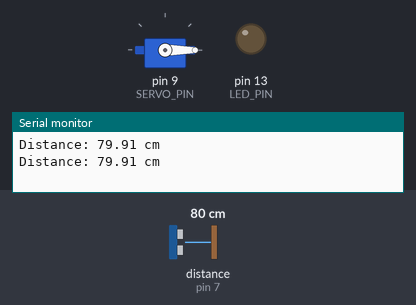
The sketch below on a simulated Arduino Uno, built with avr-gcc and run on an emulated ATmega328P. On the bench: servo, output pins drawn as LEDs (lit = HIGH), the last lines printed to the serial monitor. Wiring (inferred from the names in the program): ultrasonic range finder: trigger pin 6; echo pin 7. The test bench sets the inputs (shaded band); at power-on: distance to the obstacle (sensor on pin 7) 80 cm. The echo pulse lasts 58.3 µs per cm; pins used as bus, display or sensor lines are not drawn.

Above: at 2.3 s.
2.4 s: distance to the obstacle (sensor on pin 7) set to 56 cm
4.5 s: distance to the obstacle (sensor on pin 7) set to 46 cm
At 5.1 s:
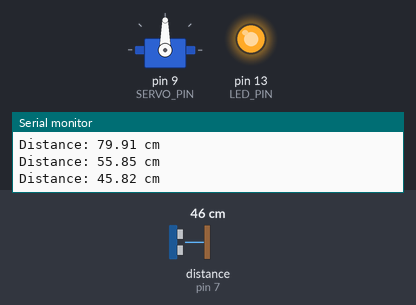
6.6 s: distance to the obstacle (sensor on pin 7) set to 60 cm
At 8.7 s:
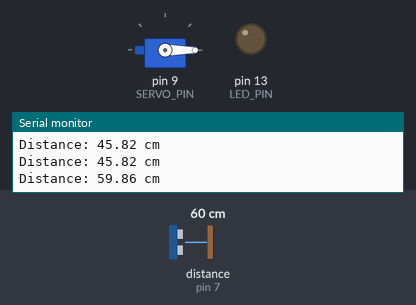
9.0 s: distance to the obstacle (sensor on pin 7) set to 2 cm
At 10.1 s:
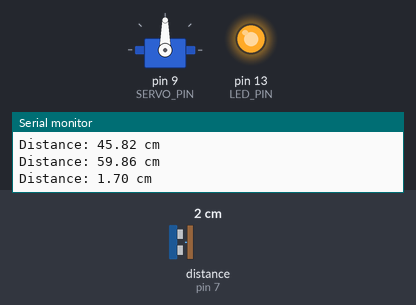
Timing chart, 0 to 12.0 s (numbered marks = the images above; inputs shaded):
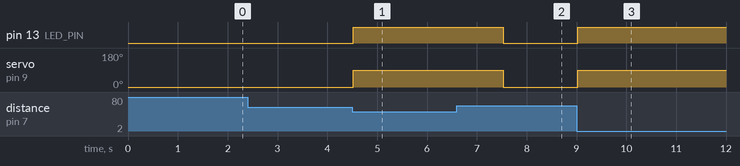

The sketch:

sketch_feb6c.ino
```cpp
#include <Servo.h>

// constants won't change
const int TRIG_PIN  = 6;  // Arduino pin connected to Ultrasonic Sensor's TRIG pin
const int ECHO_PIN  = 7;  // Arduino pin connected to Ultrasonic Sensor's ECHO pin
const int SERVO_PIN = 9;  // Arduino pin connected to Servo Motor's pin
const int LED_PIN   = 13; // Arduino pin connected to LED
const int DISTANCE_THRESHOLD = 50; // centimeters

Servo servo; // create servo object to control a servo

// variables will change:
long duration_us;
float distance_cm;

void setup() {
  Serial.begin(9600);        // initialize serial port
  pinMode(TRIG_PIN, OUTPUT); // set arduino pin to output mode
  pinMode(ECHO_PIN, INPUT);  // set arduino pin to input mode
  pinMode(LED_PIN, OUTPUT);  // set pin 13 (LED) to output mode
  servo.attach(SERVO_PIN);   // attaches the servo on pin 9 to the servo object
  servo.write(0);            // initialize the servo to 0 degrees
}

void loop() {
  // generate a 10-microsecond pulse to TRIG pin
  digitalWrite(TRIG_PIN, LOW);  // ensure TRIG is low
  delayMicroseconds(2);
  digitalWrite(TRIG_PIN, HIGH); // send a HIGH signal
  delayMicroseconds(10);        // keep the HIGH signal for 10 microseconds
  digitalWrite(TRIG_PIN, LOW);  // set TRIG pin back to LOW

  // measure the duration of pulse from ECHO pin
  duration_us = pulseIn(ECHO_PIN, HIGH);

  // calculate the distance in centimeters
  distance_cm = duration_us * 0.0344 / 2; // using the formula: distance = (duration * 0.0344) / 2

  // check if distance is below the threshold
  if (distance_cm < DISTANCE_THRESHOLD) {
    servo.write(90);  // rotate servo motor to 90 degrees
    digitalWrite(LED_PIN, HIGH);  // turn LED ON
  } else {
    servo.write(0);   // rotate servo motor to 0 degrees
    digitalWrite(LED_PIN, LOW);   // turn LED OFF
  }

  // print the distance to Serial Monitor
  Serial.print("Distance: ");
  Serial.print(distance_cm);
  Serial.println(" cm");

  delay(1500); // delay for half a second
}
```

Measured:
- the behaviour switches between 51 and 50 cm on distance to the obstacle (sensor on pin 7) (found by bisection; images 0 and 1)
- after the input at 4.5 s, pin 13 (LED_PIN): LOW → HIGH at once; servo on pin 9 (SERVO_PIN): 0° → 90° at once
- after the input at 6.6 s, pin 13 (LED_PIN): HIGH → LOW after 0.93 s; servo on pin 9 (SERVO_PIN): 90° → 0° after 0.93 s
- after the input at 9.0 s, pin 13 (LED_PIN): LOW → HIGH at once; servo on pin 9 (SERVO_PIN): 0° → 90° at once
